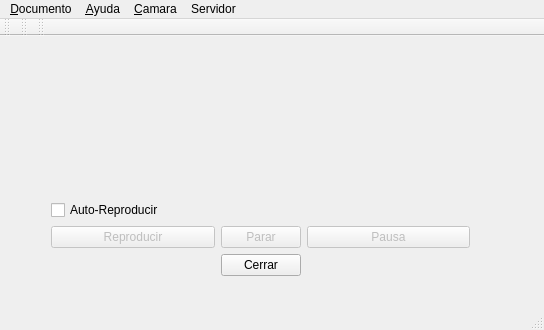
<?xml version="1.0" encoding="UTF-8"?>
<ui version="4.0">
 <class>MainWindow</class>
 <widget class="QMainWindow" name="MainWindow">
  <property name="geometry">
   <rect>
    <x>0</x>
    <y>0</y>
    <width>544</width>
    <height>330</height>
   </rect>
  </property>
  <property name="sizePolicy">
   <sizepolicy hsizetype="Expanding" vsizetype="Expanding">
    <horstretch>0</horstretch>
    <verstretch>0</verstretch>
   </sizepolicy>
  </property>
  <property name="windowTitle">
   <string>Visor</string>
  </property>
  <property name="autoFillBackground">
   <bool>true</bool>
  </property>
  <widget class="QWidget" name="centralWidget">
   <property name="contextMenuPolicy">
    <enum>Qt::DefaultContextMenu</enum>
   </property>
   <widget class="QWidget" name="layoutWidget">
    <property name="geometry">
     <rect>
      <x>40</x>
      <y>20</y>
      <width>441</width>
      <height>231</height>
     </rect>
    </property>
    <layout class="QGridLayout" name="gridLayout">
     <property name="sizeConstraint">
      <enum>QLayout::SetDefaultConstraint</enum>
     </property>
     <property name="topMargin">
      <number>0</number>
     </property>
     <item row="4" column="5">
      <widget class="QPushButton" name="Pausa">
       <property name="enabled">
        <bool>false</bool>
       </property>
       <property name="text">
        <string>Pausa</string>
       </property>
      </widget>
     </item>
     <item row="6" column="0">
      <spacer name="horizontalSpacer">
       <property name="orientation">
        <enum>Qt::Horizontal</enum>
       </property>
       <property name="sizeHint" stdset="0">
        <size>
         <width>40</width>
         <height>20</height>
        </size>
       </property>
      </spacer>
     </item>
     <item row="0" column="0" colspan="2">
      <widget class="QLabel" name="label">
       <property name="sizePolicy">
        <sizepolicy hsizetype="Maximum" vsizetype="Maximum">
         <horstretch>0</horstretch>
         <verstretch>0</verstretch>
        </sizepolicy>
       </property>
       <property name="minimumSize">
        <size>
         <width>16</width>
         <height>16</height>
        </size>
       </property>
       <property name="text">
        <string/>
       </property>
       <property name="scaledContents">
        <bool>true</bool>
       </property>
      </widget>
     </item>
     <item row="6" column="1">
      <widget class="QPushButton" name="Boton_Cerrar">
       <property name="sizePolicy">
        <sizepolicy hsizetype="Minimum" vsizetype="Fixed">
         <horstretch>0</horstretch>
         <verstretch>0</verstretch>
        </sizepolicy>
       </property>
       <property name="sizeIncrement">
        <size>
         <width>0</width>
         <height>0</height>
        </size>
       </property>
       <property name="layoutDirection">
        <enum>Qt::LeftToRight</enum>
       </property>
       <property name="text">
        <string>Cerrar</string>
       </property>
      </widget>
     </item>
     <item row="6" column="5">
      <spacer name="horizontalSpacer_2">
       <property name="orientation">
        <enum>Qt::Horizontal</enum>
       </property>
       <property name="sizeHint" stdset="0">
        <size>
         <width>40</width>
         <height>20</height>
        </size>
       </property>
      </spacer>
     </item>
     <item row="1" column="1">
      <spacer name="verticalSpacer">
       <property name="orientation">
        <enum>Qt::Vertical</enum>
       </property>
       <property name="sizeHint" stdset="0">
        <size>
         <width>20</width>
         <height>30</height>
        </size>
       </property>
      </spacer>
     </item>
     <item row="4" column="0">
      <widget class="QPushButton" name="Reproducir">
       <property name="enabled">
        <bool>false</bool>
       </property>
       <property name="text">
        <string>Reproducir</string>
       </property>
      </widget>
     </item>
     <item row="4" column="1">
      <widget class="QPushButton" name="Parar">
       <property name="enabled">
        <bool>false</bool>
       </property>
       <property name="text">
        <string>Parar</string>
       </property>
      </widget>
     </item>
     <item row="2" column="0">
      <widget class="QCheckBox" name="chk_reproducir">
       <property name="text">
        <string>Auto-Reproducir</string>
       </property>
      </widget>
     </item>
     <item row="1" column="0">
      <widget class="QWidget" name="widget" native="true"/>
     </item>
    </layout>
   </widget>
  </widget>
  <widget class="QToolBar" name="mainToolBar">
   <attribute name="toolBarArea">
    <enum>TopToolBarArea</enum>
   </attribute>
   <attribute name="toolBarBreak">
    <bool>false</bool>
   </attribute>
  </widget>
  <widget class="QStatusBar" name="statusBar"/>
  <widget class="QMenuBar" name="menuBar">
   <property name="geometry">
    <rect>
     <x>0</x>
     <y>0</y>
     <width>544</width>
     <height>20</height>
    </rect>
   </property>
   <widget class="QMenu" name="menu_File">
    <property name="title">
     <string>&amp;Documento</string>
    </property>
    <addaction name="separator"/>
    <addaction name="separator"/>
    <addaction name="actionAbrir"/>
    <addaction name="separator"/>
    <addaction name="actionSalir"/>
   </widget>
   <widget class="QMenu" name="menuAyuda">
    <property name="title">
     <string>&amp;Ayuda</string>
    </property>
    <addaction name="actionAcerca_de_Visor"/>
   </widget>
   <widget class="QMenu" name="menuCamara">
    <property name="title">
     <string>&amp;Camara</string>
    </property>
    <addaction name="actionCapturar"/>
    <addaction name="actionPreferencias"/>
   </widget>
   <widget class="QMenu" name="menuCapt_Red">
    <property name="title">
     <string>Servidor</string>
    </property>
    <addaction name="actionCaptura_de_Red"/>
   </widget>
   <addaction name="menu_File"/>
   <addaction name="menuAyuda"/>
   <addaction name="menuCamara"/>
   <addaction name="menuCapt_Red"/>
  </widget>
  <widget class="QToolBar" name="toolBar">
   <property name="windowTitle">
    <string>toolBar</string>
   </property>
   <attribute name="toolBarArea">
    <enum>TopToolBarArea</enum>
   </attribute>
   <attribute name="toolBarBreak">
    <bool>false</bool>
   </attribute>
  </widget>
  <widget class="QToolBar" name="toolBar_2">
   <property name="windowTitle">
    <string>toolBar_2</string>
   </property>
   <attribute name="toolBarArea">
    <enum>TopToolBarArea</enum>
   </attribute>
   <attribute name="toolBarBreak">
    <bool>false</bool>
   </attribute>
  </widget>
  <action name="actionAbrir">
   <property name="text">
    <string>Abrir</string>
   </property>
  </action>
  <action name="actionSalir">
   <property name="text">
    <string>Salir</string>
   </property>
  </action>
  <action name="actionAcerca_de_Visor">
   <property name="text">
    <string>Acerca de Visor...</string>
   </property>
  </action>
  <action name="actionCapturar">
   <property name="text">
    <string>Capturar</string>
   </property>
  </action>
  <action name="actionPreferencias">
   <property name="text">
    <string>Preferencias</string>
   </property>
  </action>
  <action name="actionCaptura_de_Red">
   <property name="text">
    <string>Captura de Red</string>
   </property>
  </action>
 </widget>
 <layoutdefault spacing="6" margin="11"/>
 <resources/>
 <connections/>
</ui>
